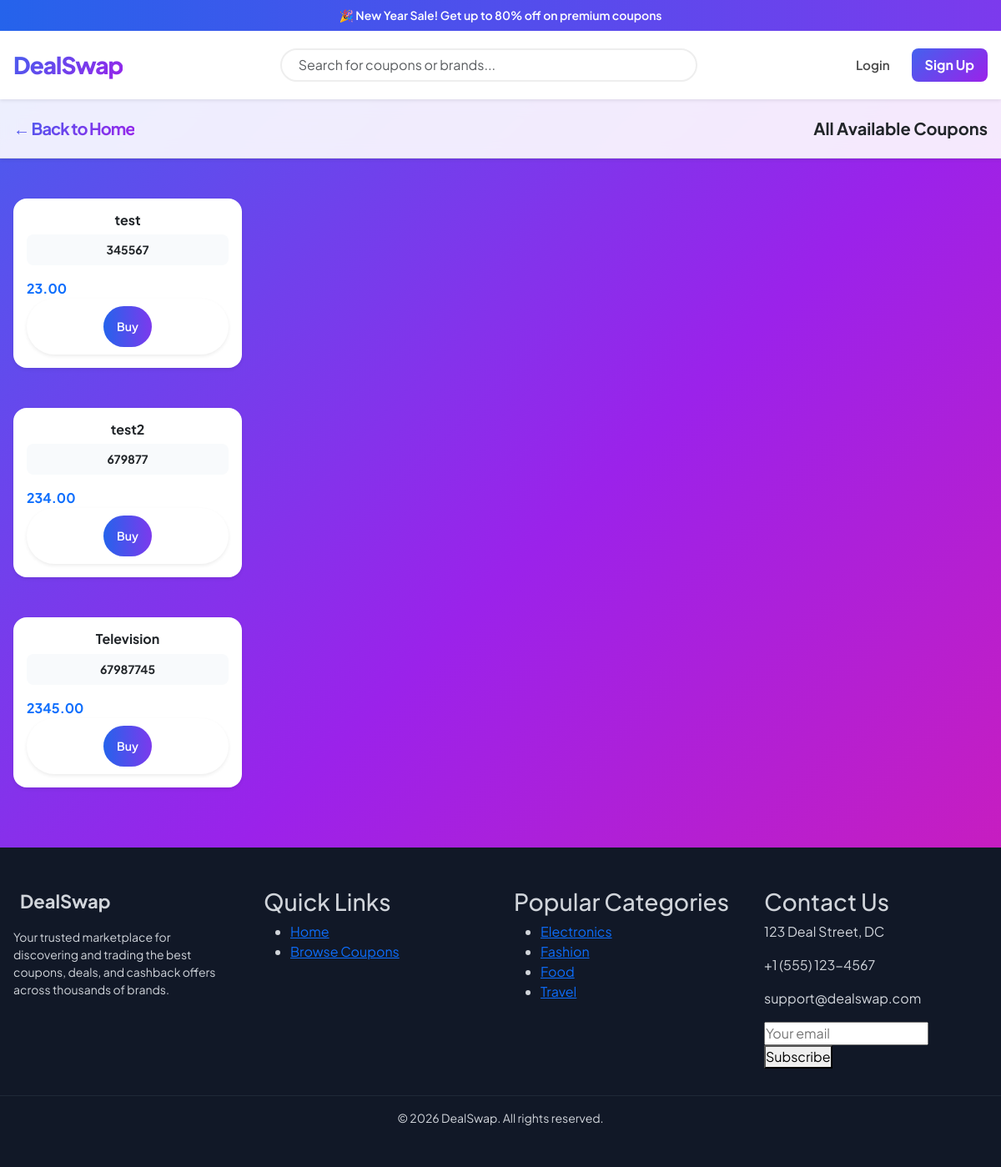
The page /all-coupons/ on the database its author committed.
### coupons/models.py (models this page shows, shortened)
class Coupon(models.Model):
    seller = models.ForeignKey(
        User,
        on_delete=models.CASCADE,
        related_name="coupons"
    )
    title = models.CharField(max_length=100)
    description = models.TextField()
    brand = models.CharField(max_length=100)
    CATEGORY_CHOICES = [
        ("Electronics", "Electronics"),
        ("Fashion", "Fashion"),
        ("Food", "Food"),
        ("Travel", "Travel"),
        ("Gaming", "Gaming"),
        ("Entertainment", "Entertainment"),
    ]
    category = models.CharField(max_length=50, choices=CATEGORY_CHOICES)
    original_price = models.DecimalField(
        max_digits=10, decimal_places=2, default=0
    )
    selling_price = models.DecimalField(
        max_digits=10, decimal_places=2,default=0
    )
    discount_percent = models.IntegerField(default=0)
    code = models.CharField(max_length=50, unique=True)
    valid_until = models.DateField()
    terms = models.TextField(blank=True, default="")
    is_sold = models.BooleanField(default=False)
    created_at = models.DateTimeField(auto_now_add=True)

### coupons/views.py (the view)
# urls.py: path('all-coupons/', views.all_coupons_view, name='all_coupons_page'),
def all_coupons_view(request):
    coupons = Coupon.objects.filter(is_sold=False)
    return render(request, 'core/categories/all.html', {"coupons": coupons})

### coupons/templates/core/categories/all.html (shortened to what this page needs)
{% extends "core/base.html" %}
{% load static %}
    {% block extra_css %}
    <link href="https://cdn.jsdelivr.net/npm/bootstrap@5.3.0/dist/css/bootstrap.min.css" rel="stylesheet">
    <link rel="stylesheet" href="{% static 'core/css/style.css' %}">
    <link rel="stylesheet" href="{% static 'core/style1.css' %}">
    {% endblock %}
    {% block content %}
<div class="py-0"> <nav class="navbar navbar-light bg-white border-bottom shadow-sm mb-4">
        <div class="container">
            <a class="navbar-brand fw-bold text-primary" href="{% url 'home' %}">← Back to Home</a>
            <h5 class="fw-bold m-0 text-dark">All Available Coupons</h5>
        </div>
    </nav>
    <div class="container py-4">
        {% for coupon in coupons %}
        <div class="row g-4 mb-5">
            <div class="col-md-3">
                <div class="card h-100 border-0 shadow-sm rounded-4 p-3 text-center">
                    <h6 class="fw-bold">{{coupon.title}}</h6>
                    <div class="bg-light p-2 rounded-3 fw-bold small mb-3">{{coupon.code}}</div>
                    <div class="d-flex justify-content-between align-items-center mt-auto">
                        <span class="fw-bold text-primary">{{coupon.selling_price}}</span>
                    </div>
                    <a href="{% url 'coupon_detail' coupon.id %}" class="btn rounded-pill px-4 fw-bold shadow-sm">
                        <button class="btn btn-sm btn-primary rounded-pill px-3">Buy</button>
                    </a>
                </div>
            </div>
        </div>
        {% endfor %}
    </div>
</div>
{% endblock %}

### coupons/static/core/css/style.css (style rules this page uses)
body { font-family: 'Plus Jakarta Sans', sans-serif; background: #fdfdfd; background: linear-gradient(135deg, #4361ee 0%, #9b22ea 50%, #d91baf 100%); }
.card { transition: transform 0.3s ease; border: 1px solid rgba(0,0,0,0.05); }
.bg-light { background-color: #f8fafc !important; }

### coupons/static/core/style1.css (style rules this page uses)
* { box-sizing: border-box; margin: 0; padding: 0; }
body { font-family: Arial, sans-serif; background: linear-gradient(135deg, #4361ee 0%, #9b22ea 50%, #d91baf 100%); }
.container { max-width: 1200px; margin: auto; padding: 0 16px; }
.btn { padding: 8px 16px; border-radius: 8px; text-decoration: none; color: white; }
.btn-primary { flex: 1; padding: 14px; background: linear-gradient(to right, #2563eb, #7c3aed); color: white; border-radius: 10px; text-align: center; font-weight: 600; border: none; }
body { background: linear-gradient(135deg, #4361ee 0%, #9b22ea 50%, #d91baf 100%); min-height: 100vh; background-attachment: fixed; }
.navbar { backdrop-filter: blur(10px); background-color: rgba(255, 255, 255, 0.9) !important; }
.card { background: white; transition: transform 0.2s ease-in-out; }

### coupons/static/core/dashboard.css (style rules this page uses)
body { background: linear-gradient(135deg, #4361ee 0%, #9b22ea 50%, #d91baf 100%); }

### coupons/templates/core/Navbar.html (style rules this page uses)
:root { --primary-gradient: linear-gradient(135deg, #4361ee 0%, #9b22ea 100%); --font-main: 'Plus Jakarta Sans', sans-serif; }
body { font-family: var(--font-main); background-color: #f8f9fa; }
.navbar { padding: 15px 0; background: #fff !important; }
.navbar-brand { font-weight: 800; letter-spacing: -1px; background: var(--primary-gradient); -webkit-background-clip: text; -webkit-text-fill-color: transparent; }

### rows shown on the page
Coupon: title "test", code "345567", selling_price "23.00"
Coupon: title "test2", code "679877", selling_price "234.00"
Coupon: title "Television", code "67987745", selling_price "2345.00"
